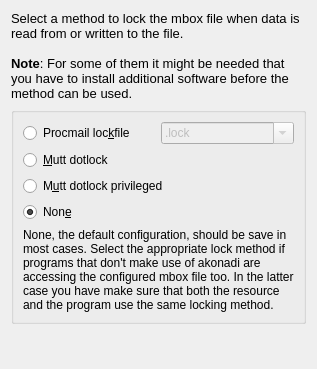
<?xml version="1.0" encoding="UTF-8"?>
<ui version="4.0">
 <author>Bertjan Broeksema &lt;b.broeksema@kdemail.net&gt;</author>
 <class>LockFilePage</class>
 <widget class="QWidget" name="LockFilePage">
  <property name="geometry">
   <rect>
    <x>0</x>
    <y>0</y>
    <width>317</width>
    <height>369</height>
   </rect>
  </property>
  <property name="windowTitle">
   <string>MBox Settings</string>
  </property>
  <layout class="QGridLayout" name="gridLayout_2">
   <item row="0" column="0" colspan="3">
    <widget class="QLabel" name="label">
     <property name="text">
      <string>&lt;!DOCTYPE HTML PUBLIC &quot;-//W3C//DTD HTML 4.0//EN&quot; &quot;http://www.w3.org/TR/REC-html40/strict.dtd&quot;&gt;
&lt;html&gt;&lt;head&gt;&lt;meta name=&quot;qrichtext&quot; content=&quot;1&quot; /&gt;&lt;style type=&quot;text/css&quot;&gt;
p, li { white-space: pre-wrap; }
&lt;/style&gt;&lt;/head&gt;&lt;body style=&quot; font-family:'Sans Serif'; font-size:10pt; font-weight:400; font-style:normal;&quot;&gt;
&lt;p style=&quot; margin-top:0px; margin-bottom:0px; margin-left:0px; margin-right:0px; -qt-block-indent:0; text-indent:0px;&quot;&gt;Select a method to lock the mbox file when data is read from or written to the file.&lt;/p&gt;
&lt;p style=&quot;-qt-paragraph-type:empty; margin-top:0px; margin-bottom:0px; margin-left:0px; margin-right:0px; -qt-block-indent:0; text-indent:0px;&quot;&gt;&lt;/p&gt;
&lt;p style=&quot; margin-top:0px; margin-bottom:0px; margin-left:0px; margin-right:0px; -qt-block-indent:0; text-indent:0px;&quot;&gt;&lt;span style=&quot; font-weight:600;&quot;&gt;Note&lt;/span&gt;: For some of them it might be needed that you have to install additional software before the method can be used.&lt;/p&gt;&lt;/body&gt;&lt;/html&gt;</string>
     </property>
     <property name="wordWrap">
      <bool>true</bool>
     </property>
    </widget>
   </item>
   <item row="1" column="0" colspan="3">
    <widget class="KButtonGroup" name="kcfg_LockfileMethod">
     <property name="title">
      <string/>
     </property>
     <layout class="QGridLayout" name="gridLayout">
      <item row="0" column="0">
       <widget class="QRadioButton" name="procmail">
        <property name="text">
         <string>Procmail loc&amp;kfile</string>
        </property>
        <property name="checked">
         <bool>false</bool>
        </property>
       </widget>
      </item>
      <item row="1" column="0">
       <widget class="QRadioButton" name="mutt_dotlock">
        <property name="text">
         <string>&amp;Mutt dotlock</string>
        </property>
       </widget>
      </item>
      <item row="2" column="0" colspan="2">
       <widget class="QRadioButton" name="mutt_dotlock_privileged">
        <property name="text">
         <string>M&amp;utt dotlock privileged</string>
        </property>
       </widget>
      </item>
      <item row="3" column="0" colspan="2">
       <widget class="QRadioButton" name="none">
        <property name="text">
         <string>Non&amp;e</string>
        </property>
        <property name="checked">
         <bool>true</bool>
        </property>
       </widget>
      </item>
      <item row="0" column="1">
       <widget class="KComboBox" name="kcfg_Lockfile">
        <property name="enabled">
         <bool>false</bool>
        </property>
        <property name="editable">
         <bool>true</bool>
        </property>
        <item>
         <property name="text">
          <string>.lock</string>
         </property>
        </item>
       </widget>
      </item>
      <item row="4" column="0" colspan="2">
       <widget class="QLabel" name="label_2">
        <property name="text">
         <string>None, the default configuration, should be save in most cases. Select the appropriate lock method if programs that don't make use of akonadi are accessing the configured mbox file too. In the latter case you have make sure that both the resource and the program use the same locking method.</string>
        </property>
        <property name="wordWrap">
         <bool>true</bool>
        </property>
       </widget>
      </item>
     </layout>
    </widget>
   </item>
   <item row="2" column="1">
    <spacer name="verticalSpacer">
     <property name="orientation">
      <enum>Qt::Vertical</enum>
     </property>
     <property name="sizeHint" stdset="0">
      <size>
       <width>20</width>
       <height>40</height>
      </size>
     </property>
    </spacer>
   </item>
  </layout>
 </widget>
 <customwidgets>
  <customwidget>
   <class>KButtonGroup</class>
   <extends>QGroupBox</extends>
   <header>kbuttongroup.h</header>
   <container>1</container>
  </customwidget>
  <customwidget>
   <class>KComboBox</class>
   <extends>QComboBox</extends>
   <header>kcombobox.h</header>
  </customwidget>
 </customwidgets>
 <tabstops>
  <tabstop>procmail</tabstop>
  <tabstop>kcfg_Lockfile</tabstop>
  <tabstop>mutt_dotlock</tabstop>
  <tabstop>mutt_dotlock_privileged</tabstop>
  <tabstop>none</tabstop>
 </tabstops>
 <resources/>
 <connections>
  <connection>
   <sender>procmail</sender>
   <signal>toggled(bool)</signal>
   <receiver>kcfg_Lockfile</receiver>
   <slot>setEnabled(bool)</slot>
   <hints>
    <hint type="sourcelabel">
     <x>64</x>
     <y>141</y>
    </hint>
    <hint type="destinationlabel">
     <x>211</x>
     <y>140</y>
    </hint>
   </hints>
  </connection>
 </connections>
</ui>
